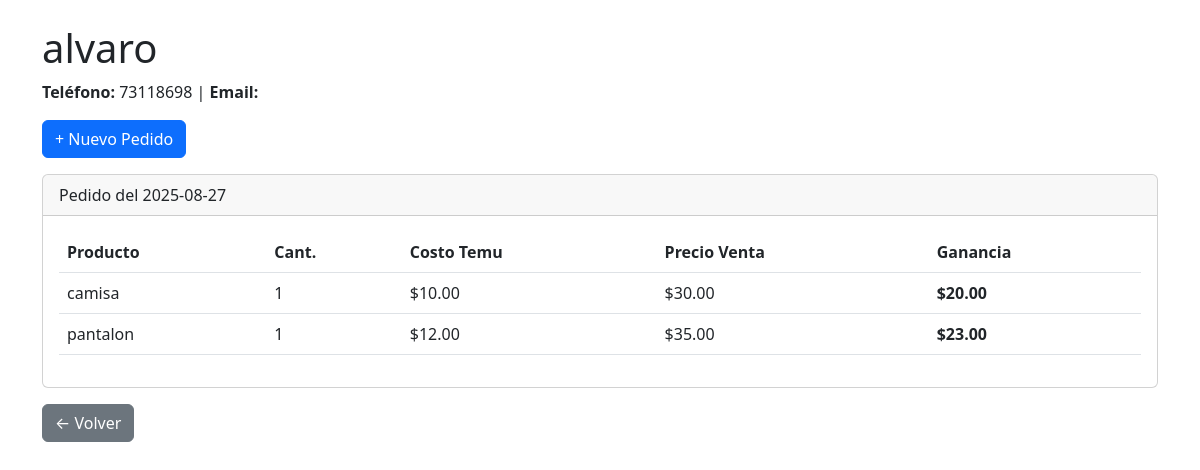
The app's page /cliente/1 with its own data.
### tables this page shows
CREATE TABLE clientes (
    id INTEGER PRIMARY KEY AUTOINCREMENT,
    nombre TEXT NOT NULL,
    telefono TEXT,
    email TEXT,
    fecha_registro DATETIME DEFAULT CURRENT_TIMESTAMP
);

CREATE TABLE pedidos (
    id INTEGER PRIMARY KEY AUTOINCREMENT,
    cliente_id INTEGER,
    fecha_pedido DATETIME DEFAULT CURRENT_TIMESTAMP,
    estado TEXT DEFAULT 'Pendiente',
    FOREIGN KEY (cliente_id) REFERENCES clientes (id)
);

CREATE TABLE productos (
    id INTEGER PRIMARY KEY AUTOINCREMENT,
    pedido_id INTEGER,
    nombre TEXT NOT NULL,
    cantidad INTEGER DEFAULT 1,
    costo_temu REAL NOT NULL,
    precio_venta REAL NOT NULL,
    ganancia REAL,
    FOREIGN KEY (pedido_id) REFERENCES pedidos (id)
);

### app.py (the view)
@app.route('/cliente/<int:cliente_id>')
def ver_cliente(cliente_id):
    conn = sqlite3.connect('data.db')
    conn.row_factory = sqlite3.Row
    cliente = conn.execute('SELECT * FROM clientes WHERE id = ?', (cliente_id,)).fetchone()
    pedidos = conn.execute('SELECT * FROM pedidos WHERE cliente_id = ?', (cliente_id,)).fetchall()
    productos_data = []
    for pedido in pedidos:
        productos = conn.execute('SELECT * FROM productos WHERE pedido_id = ?', (pedido['id'],)).fetchall()
        productos_data.append({'pedido': pedido, 'productos': productos})
    conn.close()
    return render_template('cliente.html', cliente=cliente, productos_data=productos_data)

### templates/cliente.html (shortened to what this page needs)
<!DOCTYPE html>
<html>
<head>
    <link href="https://cdn.jsdelivr.net/npm/bootstrap@5.3.0/dist/css/bootstrap.min.css" rel="stylesheet">
</head>
<body class="container mt-4">
    <h1>{{ cliente['nombre'] }}</h1>
    <p><strong>Teléfono:</strong> {{ cliente['telefono'] }} | <strong>Email:</strong> {{ cliente['email'] }}</p>
    <a href="/nuevo_pedido/{{ cliente['id'] }}" class="btn btn-primary mb-3">+ Nuevo Pedido</a>
    {% for data in productos_data %}
    <div class="card mb-3">
        <div class="card-header">Pedido del {{ data['pedido']['fecha_pedido'][:10] }}</div>
        <div class="card-body">
            <table class="table">
                <thead>
                    <tr>
                        <th>Producto</th>
                        <th>Cant.</th>
                        <th>Costo Temu</th>
                        <th>Precio Venta</th>
                        <th>Ganancia</th>
                    </tr>
                </thead>
                <tbody>
                    {% for p in data['productos'] %}
                    <tr>
                        <td>{{ p['nombre'] }}</td>
                        <td>{{ p['cantidad'] }}</td>
                        <td>${{ "%.2f"|format(p['costo_temu']) }}</td>
                        <td>${{ "%.2f"|format(p['precio_venta']) }}</td>
                        <td><strong>${{ "%.2f"|format(p['ganancia']) }}</strong></td>
                    </tr>
                    {% endfor %}
                </tbody>
            </table>
        </div>
    </div>
    {% endfor %}
    <a href="/" class="btn btn-secondary">← Volver</a>
</body>
</html>

### records on screen
clientes: nombre "alvaro", telefono "73118698"
pedidos: fecha_pedido "2025-08-27"
productos: nombre "camisa", cantidad "1", costo_temu "10.00", precio_venta "30.00", ganancia "20.00"
productos: nombre "pantalon", cantidad "1", costo_temu "12.00", precio_venta "35.00", ganancia "23.00"
